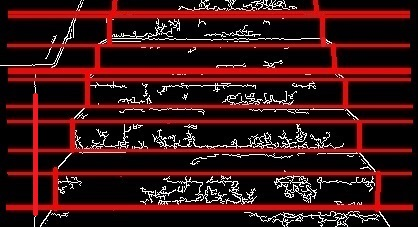
//> input picture bdd/HoughResults/esc1-Standard.jpg, 418 x 227 px
$ ./Main   (built with g++ and OpenCV 4)
//> lines starting //> are read from the running program, lines starting //| are printed output that depends on the picture; after the words box and inside, x2 and y2 are one past the last pixel; in counts of white or black regions, pixels touching at a corner belong together
#include<opencv2/opencv.hpp>
#include<iostream>
#include<string>
#include <fstream>
#include <filesystem>
#include"math.h"
#include "CC.h"

#include <iostream>
#include <stdio.h>
#include <io.h>

#define _CRT_SECURE_NO_DEPRECATE
#define M_PI 3.14159265358979323846
#define  MAX_DOUBLE 99999999999999999

using namespace std;
using namespace cv;
namespace fs = std::filesystem;
using namespace cv::ml;

Mat capture_frame, filter_frame, gaussian_frame, threshold_frame, centredImage;

vector<vector<CC>> matriceCompClassifier;

// vecteur des symoboles
vector<String> items;

//matrice avec des labels des composants connexes
Mat Matlabled;

// vecteur des composants connexes
vector<CC> composants;

// vectors des gfd (vector's des characteristic)
vector< vector<vector<float>>> vecteursCarPrim;
vector<vector<float>> vecteursCar;

// variable tampon
vector<float> vectC;

bool balance_flag = false;
int kernel_size = 3;
int block_size = 3;
int c = 0;
double segma = 0;

//
int M = 4;
int N = 9;
// en moin 1 composant clasifier comme symbole qlq
int C = 1;

void capture(Mat& capture_frame, string path);
inline bool exists(const std::string& name);

void readOrLoad(int m, int n, String Extension);
void symbolTocomposantGfd(Mat& mat, int m, int n);
void filterNonInv(Mat& capture_frame, Mat& threshold_frame);
void filter(Mat& capture_frame, Mat& threshold_frame);
double distance(Point& p1, Point& p2);
double ManhattanDistance(vector<float>& a, vector<float>& b);
void circshift(Mat& out, const Point& delta);
Point GetCentroid(Mat& img);
void centreObject(Mat& img, Mat& centredImage);
void CcToMat(CC cc, Mat& img);
void connectedComponentsVector(Mat& threshold_frame, vector<CC>& composants);
double GetExtrema(Mat& img, Point& center);
vector<double> linspace(double min, double max, int n);

static void meshgrid(const cv::Mat& xgv, const cv::Mat& ygv, cv::Mat1d& X, cv::Mat1d& Y);
void GFD(CC& composant, Mat& centredImage, int m, int n);
void CalculateGfdAndPushAllVectsCar(int m, int n);
void classification();
void clean_SomeShit();

void drawComposant(CC& composant, Mat& sub);

void drawComposantsClassifier(vector<CC>& composantsDejaclassifier, Mat& sub);

Mat src_gray;
int thresh = 100;
RNG rng(12345);
Mat src;

int NmbrSymbole = 1;
int numImagesMaxParSymbole = 1;

double Seuil = 100;
int Seuil_distance = 100;
int connexité = 4;

string path_name_test = "esc1-Standard.jpg";

// [74 lines left out: functions hough, thresh_callback, canny, not called in this run]

int main()
{
	// [5 lines of commented-out code are left out]

	capture_frame = imread("./bdd/HoughResults/" + path_name_test);
//> capture_frame is the input picture: 227 rows x 418 cols, CV_8UC3; mean B, G, R 20.2, 19.6, 61.4

	cvtColor(capture_frame, capture_frame, COLOR_BGR2GRAY);
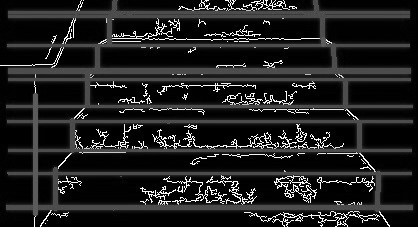
//> capture_frame: 227 rows x 418 cols, CV_8UC1; min 0, max 255, mean 32.1

	for (int x = 0; x < capture_frame.rows; ++x)
	{
		uchar* row_ptr = capture_frame.ptr<uchar>(x);
		for (int y = 0; y < capture_frame.cols; ++y)
		{
			if (capture_frame.at<uchar>(x, y) >= 150) row_ptr[y] = 0;
		}
	}
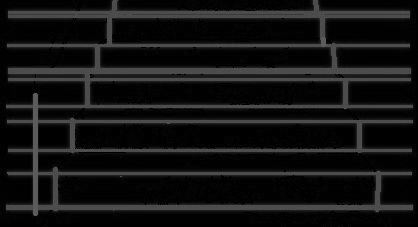
//> capture_frame: 227 rows x 418 cols, CV_8UC1; 5.48% of pixels changed, all inside (x1, y1, x2, y2) = (0, 0, 390, 227)

	threshold(capture_frame, capture_frame, 40, 255, cv::THRESH_BINARY);
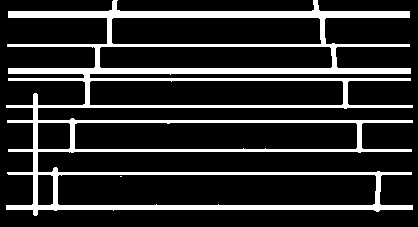
//> capture_frame: 227 rows x 418 cols, CV_8UC1; 17.5% white; 2 white regions (1 under 20 px), largest, box (x1, y1, x2, y2) and area: (6, 0, 413, 216) 16605

	imshow("capture_frame", capture_frame);
	imwrite("./clean_" + path_name_test, capture_frame);

	readOrLoad(M, N, ".png");
	filter(capture_frame, threshold_frame);

	connectedComponentsVector(threshold_frame, composants);

	CalculateGfdAndPushAllVectsCar(4, 9);

	classification();

	cout << "fin";

	waitKey(0);

	return 0;
}

void capture(Mat& capture_frame, string path) {
	capture_frame = imread(path);
}

// [471 lines left out: functions exists, filterNonInv, filter, distance, ManhattanDistance, circshift and 13 more, not called in this run]

void readOrLoad(int m, int n, String Extension) {
	items.clear();
	String numS;
	String path;
	vecteursCarPrim.clear();
	vecteursCarPrim.resize(NmbrSymbole, vector<std::vector<float>>(C));

//> (the run ends here: the program stops with an error, at `for (auto& p : fs::directory_iterator("Symboles"))`)

$ run again, with bdd/HoughResults/esc2-Standard.jpg copied over bdd/HoughResults/esc1-Standard.jpg
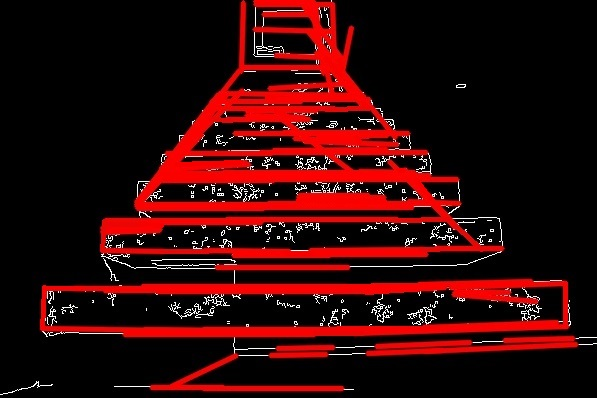
//> input picture bdd/HoughResults/esc2-Standard.jpg, 597 x 398 px
//> capture_frame is the input picture: 398 rows x 597 cols, CV_8UC3; mean B, G, R 7.7, 7.6, 51.3
//> after the loop in main, `for (int x = 0; x < capture_frame.rows; ++x)`:
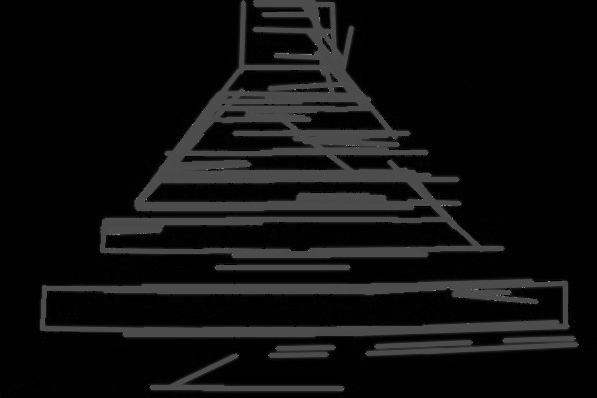
//> capture_frame: 398 rows x 597 cols, CV_8UC1; min 0, max 149, mean 15.3
//> in main, `threshold(capture_frame, capture_frame, 40, 255, cv::THRESH_BINARY);`:
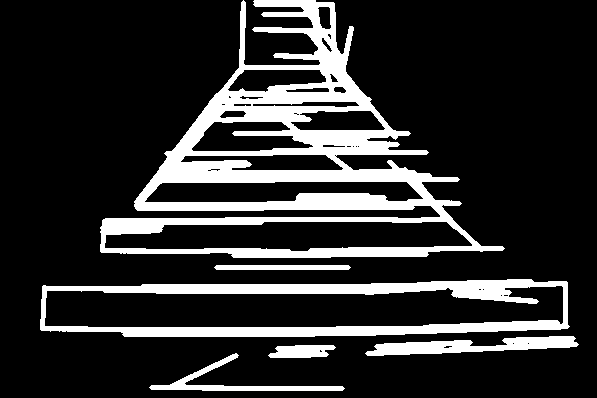
//> capture_frame: 398 rows x 597 cols, CV_8UC1; 18% white; 6 white regions, box (x1, y1, x2, y2) and area: (100, 0, 505, 258) 27343, (40, 279, 570, 337) 10346, (365, 336, 579, 356) 2259, (149, 353, 345, 391) 1370, (268, 345, 336, 358) 695, (214, 265, 351, 270) 673

$ run again, with bdd/HoughResults/esc3-Standard.jpg copied over bdd/HoughResults/esc1-Standard.jpg
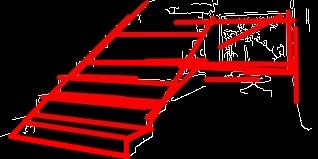
//> input picture bdd/HoughResults/esc3-Standard.jpg, 318 x 159 px
//> capture_frame is the input picture: 159 rows x 318 cols, CV_8UC3; mean B, G, R 9.7, 9.5, 58.5
//> after the loop in main, `for (int x = 0; x < capture_frame.rows; ++x)`:
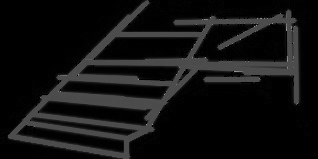
//> capture_frame: 159 rows x 318 cols, CV_8UC1; min 0, max 149, mean 17.5
//> in main, `threshold(capture_frame, capture_frame, 40, 255, cv::THRESH_BINARY);`:
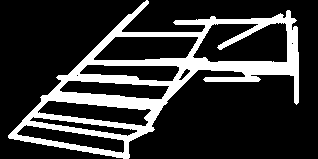
//> capture_frame: 159 rows x 318 cols, CV_8UC1; 20.3% white; 1 white region, box (x1, y1, x2, y2) and area: (8, 0, 299, 159) 10274

$ run again, with bdd/HoughResults/esc4-Standard.jpg copied over bdd/HoughResults/esc1-Standard.jpg
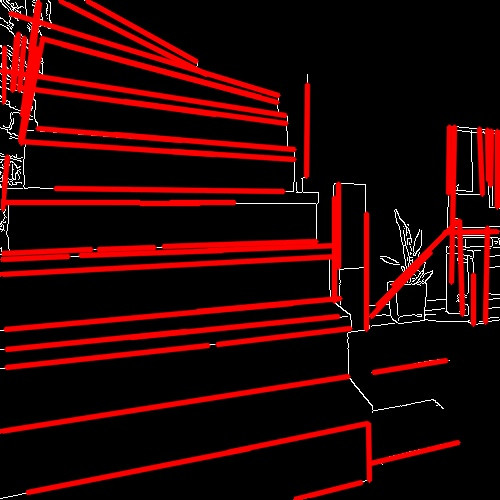
//> input picture bdd/HoughResults/esc4-Standard.jpg, 500 x 500 px
//> capture_frame is the input picture: 500 rows x 500 cols, CV_8UC3; mean B, G, R 4.5, 4.5, 42.1
//> after the loop in main, `for (int x = 0; x < capture_frame.rows; ++x)`:
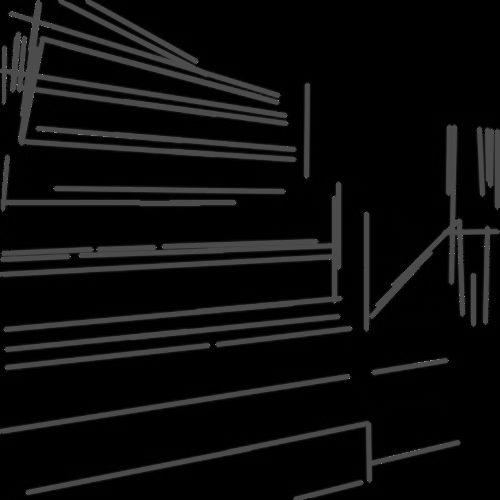
//> capture_frame: 500 rows x 500 cols, CV_8UC1; min 0, max 149, mean 12.6
//> in main, `threshold(capture_frame, capture_frame, 40, 255, cv::THRESH_BINARY);`:
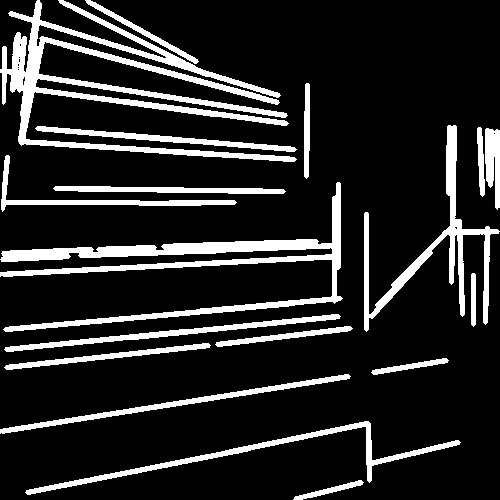
//> capture_frame: 500 rows x 500 cols, CV_8UC1; 15.3% white; 18 white regions, largest, box (x1, y1, x2, y2) and area: (0, 0, 297, 162) 10405, (0, 182, 343, 332) 7978, (364, 125, 500, 332) 3901
